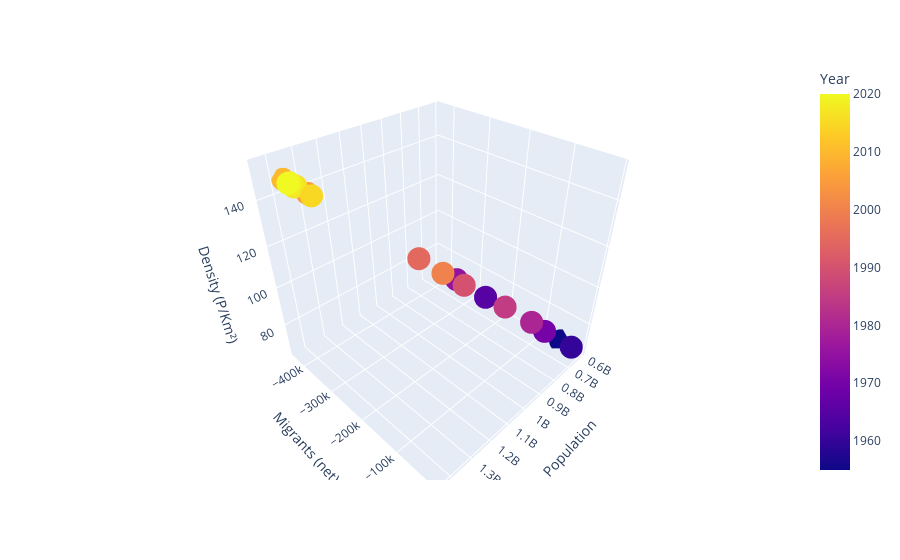

The notebook cell this image was saved under:
### Markdown cell above
# Observation

### Code cell
import plotly.express as px
fig = px.scatter_3d(df, x='Population', y='Migrants (net)', z='Density (P/Km²)', color='Year')
fig.show()

### Figure 1 — Plotly figure (JSON) as saved in the notebook; plotly's stock layout.template omitted (floating-point values rounded to 4 significant figures)
{"data": [{"hovertemplate": "Population=%{x}<br>Migrants (net)=%{y}<br>Density (P/Km²)=%{z}<br>Year=%{marker.color}<extra></extra>", "legendgroup": "", "marker": {"color": [2020, 2019, 2018, 2017, 2016, 2015, 2010, 2005, 2000, 1995, 1990, 1985, 1980, 1975, 1970, 1965, 1960, 1955], "coloraxis": "coloraxis", "symbol": "circle"}, "mode": "markers", "name": "", "scene": "scene", "showlegend": false, "type": "scatter3d", "x": [1439323776, 1433783686, 1427647786, 1421021791, 1414049351, 1406847870, 1368810615, 1330776380, 1290550765, 1240920535, 1176883674, 1075589361, 1000089235, 926240885, 827601394, 724218968, 660408056, 612241554], "y": [-348399, -348399, -348399, -348399, -348399, -310442, -435677, -393116, -76600, -155996, -86330, -40000, -9401, -221096, -32000, -225145, -11900, -51205], "z": [153, 153, 152, 151, 151, 150, 146, 142, 137, 132, 125, 115, 107, 99, 88, 77, 70, 65]}], "layout": {"coloraxis": {"colorbar": {"title": {"text": "Year"}}, "colorscale": [[0, "#0d0887"], [0.1111, "#46039f"], [0.2222, "#7201a8"], [0.3333, "#9c179e"], [0.4444, "#bd3786"], [0.5556, "#d8576b"], [0.6667, "#ed7953"], [0.7778, "#fb9f3a"], [0.8889, "#fdca26"], [1, "#f0f921"]]}, "legend": {"tracegroupgap": 0}, "margin": {"t": 60}, "scene": {"domain": {"x": [0, 1], "y": [0, 1]}, "xaxis": {"title": {"text": "Population"}}, "yaxis": {"title": {"text": "Migrants (net)"}}, "zaxis": {"title": {"text": "Density (P/Km²)"}}}}}
